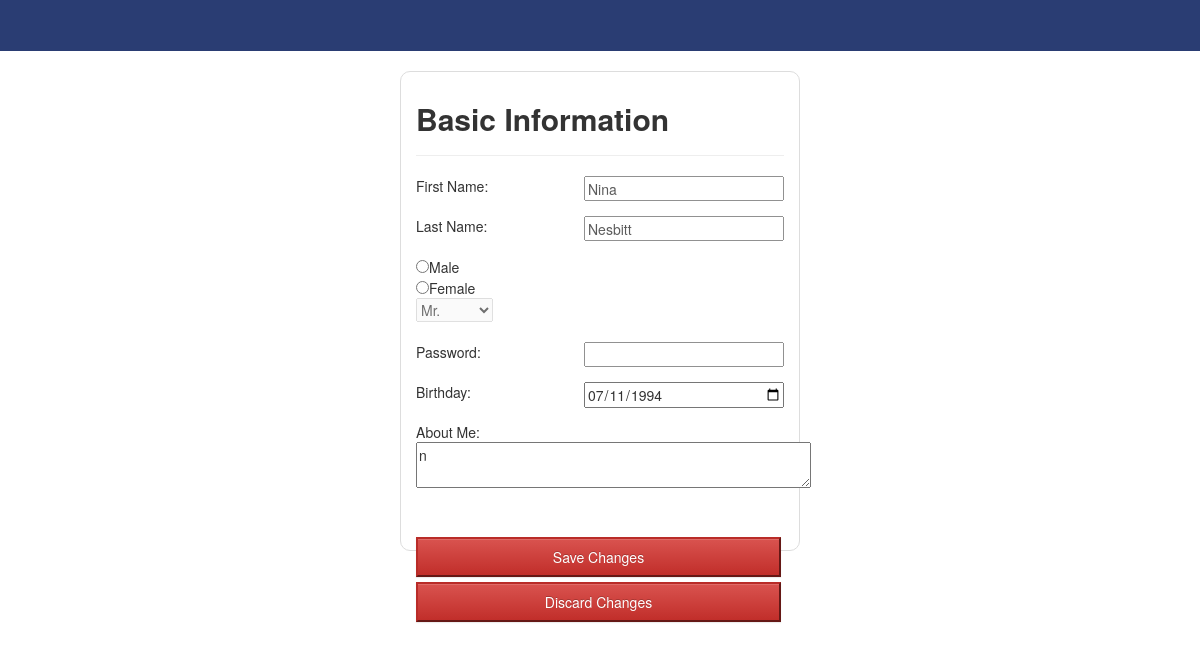
Screenshot of /editprofile.php (signed in) with the database file from the repository.
### tables this page shows
CREATE TABLE IF NOT EXISTS `userdb` (
`user_id` int(11) NOT NULL,
  `first_name` varchar(50) NOT NULL,
  `last_name` varchar(50) NOT NULL,
  `male` tinyint(1) NOT NULL,
  `salutation` varchar(11) NOT NULL,
  `bday` date NOT NULL,
  `username` varchar(50) NOT NULL,
  `password` varchar(50) NOT NULL,
  `about` longtext NOT NULL,
  `admin` tinyint(1) NOT NULL,
  `date_joined` date NOT NULL
);

### editprofile.php (the view, shortened to what this page needs)
			?> <script> alert("Invalid Salutation!"); </script> <?php
    $myusername = $_SESSION['myusername'];
    $strSQL = "SELECT * FROM userdb WHERE username = '" . $myusername . "'";
    $rs = mysql_query($strSQL);
    if (mysql_num_rows($rs) > 0){
        $row = mysql_fetch_array($rs);
        $lname = $row["last_name"];
        $fname = $row["first_name"];
        $birthdate = $row["bday"];
        $about = $row["about"];
    }
?>
<!DOCTYPE html>
<html lang="en">
	<head>
		<link rel="stylesheet" href="css/bootstrap.min.css">
		<link rel="stylesheet" href="css/bootstrap-theme.min.css">
		<link rel="stylesheet" href="css/signup-in-style.css">
	</head>
	<body>
		<nav class="navbar navbar-static-top">
			<div class="container-fluid">
				<div class="navbar-header">
					<a href="" class="navbar-brand"></a>
				</div>
			</div>
		</nav>
		<div class="container">
			<div class="content">
				<form id="form1" action="saveprofile.php" method="post">
					<h2>Basic Information</h2>
					<hr>
					First Name: <input type="text" name="first_name" size="50" maxlength="50" value="<?php echo $fname;?>">
					<br><br>
					Last Name: <input type="text" name="last_name" size="50" maxlength="50" value="<?php echo $lname;?>">
					<br><br>
					<input id="m" name="sex" type="radio" value="1" />Male<br />
					<input id="f" name="sex" type="radio" value="2" />Female<br />
					<select id="Select1" name="Select1">
						<option name="malesalute" value="Mr." class="1" id="mr">Mr.</option>
					</select><br><br>
					Password: <input type="password" name="pass" size="20" value="">
					<br><br>
				<div id="bday-content">
					Birthday: <input type="date" name="bday" value="<?php echo $birthdate;?>">
				</div>
				<br>
				About Me: <br><textarea name="me" rows="2" cols="50"><?php echo $about;?></textarea><br><br>
				<input class="btn-danger" type="submit" name="submit" value="Save Changes">
				<br>
				<a href="logged.php">
						<button class="btn-danger" type="button" style="position: relative; top: 5px; width: 365px; height: 40px;" onclick="return confirm('Are you sure you want to discard changes?');">Discard Changes</button>
				</a>
				</form>
			</div>
		</div>
	</body>
</html>

### css/signup-in-style.css (style rules this page uses)
body { background-color: white; }
.navbar { background-color: #2a3d73; }
h2 { font-weight: bold; }
.container { width: 400px; height: 480px; margin: 0 auto; border-style: solid; border-width: 1px; border-color: #ddd; border-radius: 10px; text-align: left; background-color: white; }
.content { padding-top: 10px; }
input[type=text], input[type=password] { width:200px; height: 25px; opacity: 0.8; float: right; }
input[type="date"] { float: right; width: 200px; }
input[type=submit] { margin-top: 25px; width: 365px; height: 40px; }

### rows the page displays
userdb: first_name "Nina", last_name "Nesbitt", bday "07/11/1994", me "n"
